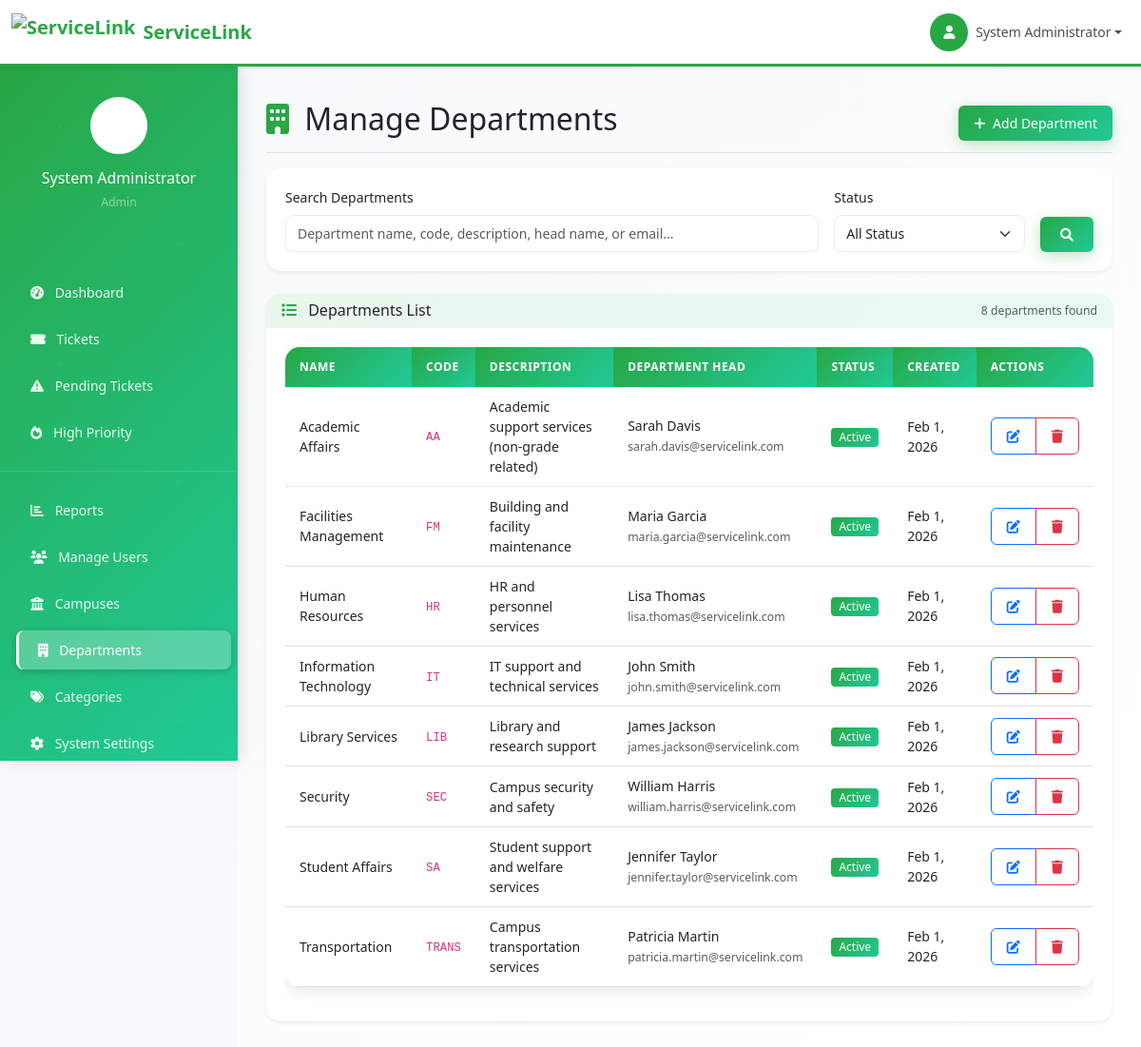
The app's page /admin/departments.php (signed in) with its own data.
### tables this page shows
CREATE TABLE departments (
    id INT PRIMARY KEY AUTO_INCREMENT,
    name VARCHAR(255) NOT NULL,
    code VARCHAR(10) UNIQUE NOT NULL,
    description TEXT,
    head_user_id INT,
    is_active BOOLEAN DEFAULT TRUE,
    created_at TIMESTAMP DEFAULT CURRENT_TIMESTAMP,
    updated_at TIMESTAMP DEFAULT CURRENT_TIMESTAMP ON UPDATE CURRENT_TIMESTAMP,
    INDEX idx_code (code),
    INDEX idx_head (head_user_id)
);

CREATE TABLE users (
    id INT PRIMARY KEY AUTO_INCREMENT,
    user_number VARCHAR(20) UNIQUE,
    first_name VARCHAR(100) NOT NULL,
    last_name VARCHAR(100) NOT NULL,
    email VARCHAR(255) UNIQUE NOT NULL,
    phone_number VARCHAR(20),
    password_hash VARCHAR(255),
    google_id VARCHAR(255) UNIQUE,
    role ENUM('admin', 'department_admin', 'staff', 'user') DEFAULT 'user',
    department_id INT,
    campus_id INT,
    year_level ENUM('1st Year', '2nd Year', '3rd Year', '4th Year', '5th Year', 'Graduate', 'Faculty', 'Staff') DEFAULT '1st Year',
    profile_picture VARCHAR(255),
    is_active BOOLEAN DEFAULT TRUE,
    email_verified BOOLEAN DEFAULT FALSE,
    created_at TIMESTAMP DEFAULT CURRENT_TIMESTAMP,
    updated_at TIMESTAMP DEFAULT CURRENT_TIMESTAMP ON UPDATE CURRENT_TIMESTAMP,
    INDEX idx_email (email),
    INDEX idx_user_number (user_number),
    INDEX idx_role (role),
    INDEX idx_department (department_id),
    INDEX idx_campus (campus_id)
);

### admin/departments.php (the view, shortened to what this page needs)
<?php
require_once '../config/database.php';
$search = $_GET['search'] ?? '';
$status_filter = $_GET['status'] ?? '';
$params = [];
$where_clause = '';
$departments = [];
try {
    $stmt = $pdo->prepare("
        SELECT d.*, d.head_user_id, CONCAT(h.first_name, ' ', h.last_name) as head_name, h.email as head_email
        FROM departments d
        LEFT JOIN users h ON d.head_user_id = h.id
        $where_clause
        ORDER BY d.name
    ");
    $stmt->execute($params);
    $departments = $stmt->fetchAll();
} catch (PDOException $e) {
    $departments = [];
}
?>
<!DOCTYPE html>
<html lang="en">
<head>
    <link href="https://cdn.jsdelivr.net/npm/bootstrap@5.3.0/dist/css/bootstrap.min.css" rel="stylesheet">
    <link href="https://cdnjs.cloudflare.com/ajax/libs/font-awesome/6.0.0/css/all.min.css" rel="stylesheet">
    <link href="../assets/css/style.css" rel="stylesheet">
</head>
<body>
    <?php include '../includes/top_nav.php'; ?>
    <div class="container-fluid p-0">
        <?php include '../includes/sidebar.php'; ?>
        <main class="dashboard-content">
            <div class="d-flex justify-content-between flex-wrap flex-md-nowrap align-items-center pt-3 pb-2 mb-3 border-bottom">
                <h1 class="h2">
                    <i class="fas fa-building text-success me-2"></i>
                    Manage Departments
                </h1>
                <div class="btn-toolbar mb-2 mb-md-0">
                    <button type="button" class="btn btn-success" data-bs-toggle="modal" data-bs-target="#addDepartmentModal">
                        <i class="fas fa-plus me-1"></i>
                        Add Department
                    </button>
                </div>
            </div>
            <div class="card border-0 shadow-sm mb-4">
                <div class="card-body">
                    <form method="GET" class="row g-3">
                        <div class="col-md-8">
                            <label for="search" class="form-label">Search Departments</label>
                            <input type="text" class="form-control" id="search" name="search"
                                   placeholder="Department name, code, description, head name, or email..."
                                   value="<?php echo htmlspecialchars($search); ?>">
                        </div>
                        <div class="col-md-3">
                            <label for="status" class="form-label">Status</label>
                            <select class="form-select" id="status" name="status">
                                <option value="">All Status</option>
                            </select>
                        </div>
                        <div class="col-md-1 d-flex align-items-end">
                            <button type="submit" class="btn btn-success w-100">
                                <i class="fas fa-search"></i>
                            </button>
                        </div>
                    </form>
                </div>
            </div>
            <div class="card border-0 shadow-sm">
                <div class="card-header bg-white border-0 d-flex justify-content-between align-items-center">
                    <h6 class="card-title mb-0">
                        <i class="fas fa-list text-success me-2"></i>
                        Departments List
                    </h6>
                    <small class="text-muted">
                        <?php echo count($departments); ?> departments found
                    </small>
                </div>
                <div class="card-body">
                    <div class="table-responsive">
                        <table class="table table-hover">
                            <thead>
                                <tr>
                                    <th>Name</th>
                                    <th>Code</th>
                                    <th>Description</th>
                                    <th>Department Head</th>
                                    <th>Status</th>
                                    <th>Created</th>
                                    <th>Actions</th>
                                </tr>
                            </thead>
                            <tbody>
                                <?php if (empty($departments)): ?>
                                    <tr>
                                        <td colspan="7" class="text-center py-4">
                                            <i class="fas fa-building fa-3x text-muted mb-3"></i>
                                            <p class="text-muted">
                                                <?php if ($search || $status_filter): ?>
                                                    No departments found matching your search criteria.
                                                    <br><a href="departments.php" class="text-decoration-none">Clear filters</a> to see all departments.
                                                <?php else: ?>
                                                    No departments found. Create your first department!
                                                <?php endif; ?>
                                            </p>
                                        </td>
                                    </tr>
                                <?php else: ?>
                                    <?php foreach ($departments as $department): ?>
                                        <tr>
                                            <td><?php echo htmlspecialchars($department['name']); ?></td>
                                            <td><code><?php echo htmlspecialchars($department['code']); ?></code></td>
                                            <td><?php echo htmlspecialchars($department['description']); ?></td>
                                            <td>
                                                <?php if ($department['head_name']): ?>
                                                    <?php echo htmlspecialchars($department['head_name']); ?>
                                                    <br><small class="text-muted"><?php echo htmlspecialchars($department['head_email']); ?></small>
                                                <?php else: ?>
                                                    <span class="text-muted">No head assigned</span>
                                                <?php endif; ?>
                                            </td>
                                            <td>
                                                <span class="badge bg-<?php echo $department['is_active'] ? 'success' : 'secondary'; ?>">
                                                    <?php echo $department['is_active'] ? 'Active' : 'Inactive'; ?>
                                                </span>
                                            </td>
                                            <td><?php echo date('M j, Y', strtotime($department['created_at'])); ?></td>
                                            <td>
                                                <div class="btn-group btn-group-sm">
                                                    <button class="btn btn-outline-primary" onclick="editDepartment(<?php echo htmlspecialchars(json_encode($department)); ?>)">
                                                        <i class="fas fa-edit"></i>
                                                    </button>
                                                    <button class="btn btn-outline-danger" onclick="deleteDepartment(<?php echo $department['id']; ?>, '<?php echo htmlspecialchars($department['name']); ?>')">
                                                        <i class="fas fa-trash"></i>
                                                    </button>
                                                </div>
                                            </td>
                                        </tr>
                                    <?php endforeach; ?>
                                <?php endif; ?>
                            </tbody>
                        </table>
                    </div>
                </div>
            </div>
        </main>
    </div>
</body>
</html>

### assets/css/style.css (style rules this page uses)
:root { --primary-green: #28a745; --primary-green-dark: #1e7e34; --primary-green-light: #34ce57; --secondary-green: #20c997; --light-green: #d4edda; --dark-green: #155724; --success-gradient: linear-gradient(135deg, #28a745 0%, #20c997 100%); --success-gradient-hover: linear-gradient(135deg, #1e7e34 0%, #17a2b8 100%); }
body { font-family: 'Segoe UI', Tahoma, Geneva, Verdana, sans-serif; line-height: 1.5; background-color: #f8f9fa; font-size: 14px; }
.card { transition: all 0.3s ease; border: none; box-shadow: 0 4px 15px rgba(0,0,0,0.1); border-radius: 15px; overflow: hidden; }
.card-header { background: linear-gradient(135deg, rgba(40, 167, 69, 0.1) 0%, rgba(32, 201, 151, 0.1) 100%); border-bottom: 2px solid var(--primary-green); }
.btn { border-radius: 6px; font-weight: 500; padding: 8px 16px; transition: all 0.3s ease; position: relative; overflow: hidden; font-size: 14px; }
.btn::before { content: ''; position: absolute; top: 0; left: -100%; width: 100%; height: 100%; background: linear-gradient(90deg, transparent, rgba(255,255,255,0.2), transparent); transition: left 0.5s; }
.btn-success { background: var(--success-gradient); border: none; box-shadow: 0 4px 15px rgba(40, 167, 69, 0.3); }
.form-control { border-radius: 8px; border: 1px solid #e9ecef; padding: 8px 12px; transition: all 0.3s ease; font-size: 14px; }
.form-select { border-radius: 8px; border: 1px solid #e9ecef; padding: 8px 12px; font-size: 14px; }
.dashboard-content { background: linear-gradient(135deg, #f8f9fa 0%, #ffffff 100%); min-height: 100vh; }
@media (min-width: 769px) { .dashboard-content { margin-left: 250px; padding-top: 90px; padding-left: 30px; padding-right: 30px; padding-bottom: 30px; } }
.card-body { padding: 1.25rem; }
.badge { padding: 4px 8px; border-radius: 4px; font-weight: 500; font-size: 12px; }
.bg-success { background: var(--success-gradient) !important; }
.table { border-radius: 15px; overflow: hidden; box-shadow: 0 4px 15px rgba(0,0,0,0.1); }
.table thead th { background: var(--success-gradient); color: white; border: none; font-weight: 600; padding: 12px 15px; text-transform: uppercase; letter-spacing: 0.5px; font-size: 12px; }
.table tbody tr { transition: all 0.3s ease; }
.table tbody td { padding: 10px 15px; vertical-align: middle; font-size: 14px; }
.text-success { color: var(--primary-green) !important; }

### includes/sidebar.php (style rules this page uses)
@media (min-width: 769px) { .dashboard-content { margin-left: 250px !important; padding-top: 90px !important; padding-left: 30px !important; padding-right: 30px !important; padding-bottom: 30px !important; } }

### records on screen
departments: name "Academic Affairs", code "AA", description "Academic support services (non-grade related)", head_name "Sarah Davis", head_user.email "sarah.davis@servicelink.com", is_active "Active", created_at "Feb 1, 2026"
departments: name "Facilities Management", code "FM", description "Building and facility maintenance", head_name "Maria Garcia", head_user.email "maria.garcia@servicelink.com", is_active "Active", created_at "Feb 1, 2026"
departments: name "Human Resources", code "HR", description "HR and personnel services", head_name "Lisa Thomas", head_user.email "lisa.thomas@servicelink.com", is_active "Active", created_at "Feb 1, 2026"
departments: name "Information Technology", code "IT", description "IT support and technical services", head_name "John Smith", head_user.email "john.smith@servicelink.com", is_active "Active", created_at "Feb 1, 2026"
departments: name "Library Services", code "LIB", description "Library and research support", head_name "James Jackson", head_user.email "james.jackson@servicelink.com", is_active "Active", created_at "Feb 1, 2026"
departments: name "Security", code "SEC", description "Campus security and safety", head_name "William Harris", head_user.email "william.harris@servicelink.com", is_active "Active", created_at "Feb 1, 2026"
departments: name "Student Affairs", code "SA", description "Student support and welfare services", head_name "Jennifer Taylor", head_user.email "jennifer.taylor@servicelink.com", is_active "Active", created_at "Feb 1, 2026"
departments: name "Transportation", code "TRANS", description "Campus transportation services", head_name "Patricia Martin", head_user.email "patricia.martin@servicelink.com", is_active "Active", created_at "Feb 1, 2026"

### other values on screen
$_SESSION['user_name'] "System Administrator"
str_replace('_', ' ', $_SESSION['user_role']) "Admin"
count($departments) "8"
